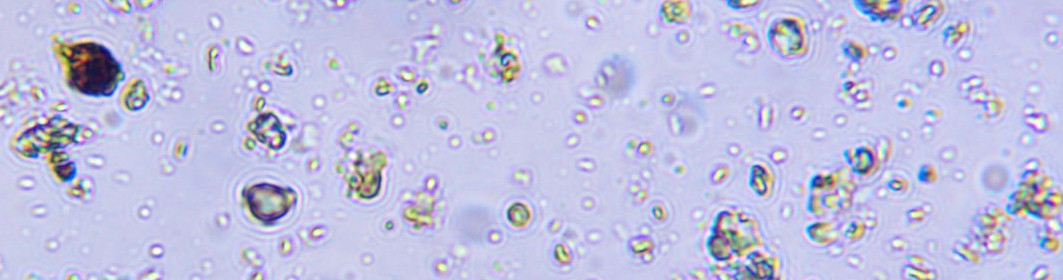
#> input picture practices/test001/m001-002.jpg, 1063 x 280 px
$ jupyter execute cell-count.ipynb
#> lines starting #> are read from the running program, lines starting #| are printed output that depends on the picture; after the words box and inside, x2 and y2 are one past the last pixel; in counts of white or black regions, pixels touching at a corner belong together
[cell 1]
import cv2
import numpy as np
from matplotlib import pyplot as plt
from scipy import ndimage
from skimage import io, color, measure

[cell 2]
def show_img(image, cmap="gray"):
    fig, ax = plt.subplots(figsize=(18,14))
    ax.imshow(image, cmap=cmap)
    return fig,ax

[cell 3]
img_filename = "m001-002.jpg"

img = cv2.imread(img_filename,0)
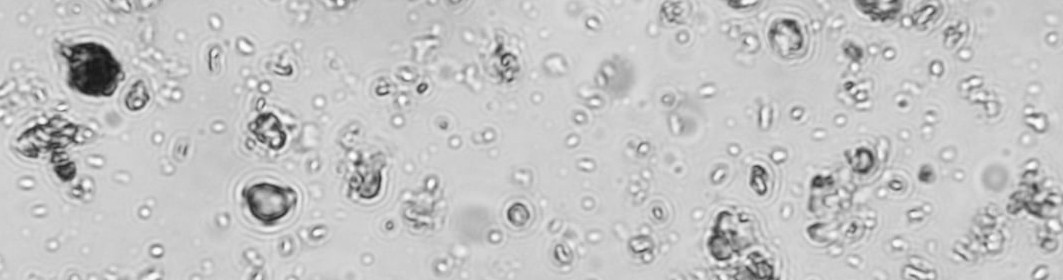
#> img: shape (280, 1063); min 21, max 255, mean 196
# show_img(img, cmap="gray")

[cell 4]
plt.hist(img.flat, bins=100, range=(0,255))
plt.show()
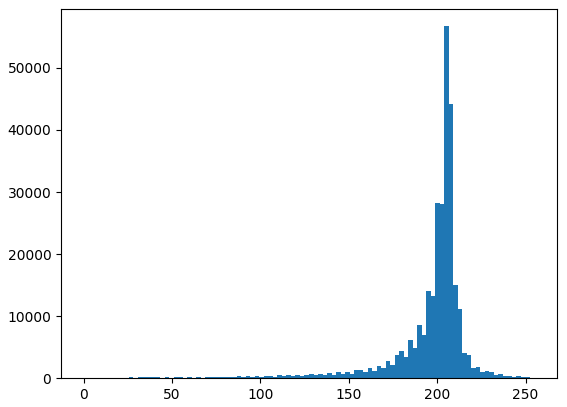
#> figure drawn by matplotlib, 1 panel; tallest bar 56725 high, from x = 204 to 206.5

[cell 5]
blur = cv2.GaussianBlur(img,(5,5),0)
ret, thresh = cv2.threshold(blur, 197, 255, cv2.THRESH_BINARY_INV)
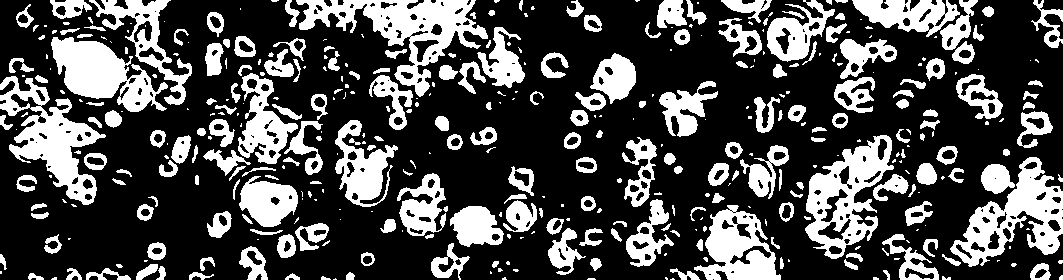
#> thresh: shape (280, 1063); 29.8% white; 411 white regions (188 under 20 px), largest, box (x1, y1, x2, y2) and area: (296, 0, 488, 97) 6068, (0, 76, 106, 205) 5034, (950, 157, 1063, 267) 4912
# ret, thresh = cv2.threshold(blur, 0, 255, cv2.THRESH_BINARY_INV+cv2.THRESH_OTSU)
# show_img(thresh)

[cell 6]
kernel = np.ones((3,3), np.uint8)
eroded = cv2.erode(thresh, kernel, iterations=1)
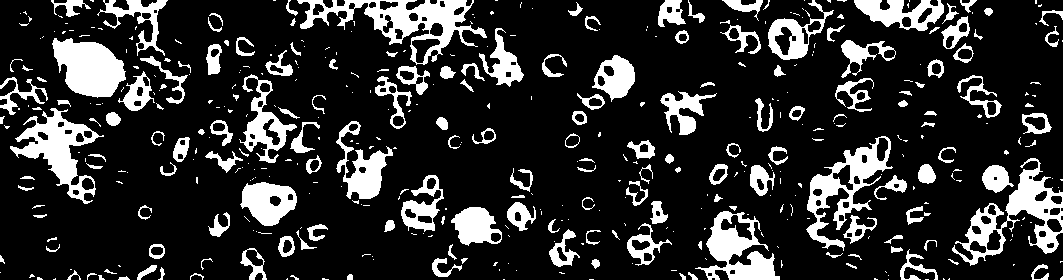
#> eroded: shape (280, 1063); 18.4% white; 441 white regions (265 under 20 px), largest, box (x1, y1, x2, y2) and area: (297, 0, 487, 65) 3947, (952, 158, 1063, 266) 3409, (10, 108, 104, 204) 3021
# show_img(eroded)

[cell 7]
dilated = cv2.dilate(eroded, kernel, iterations=1)
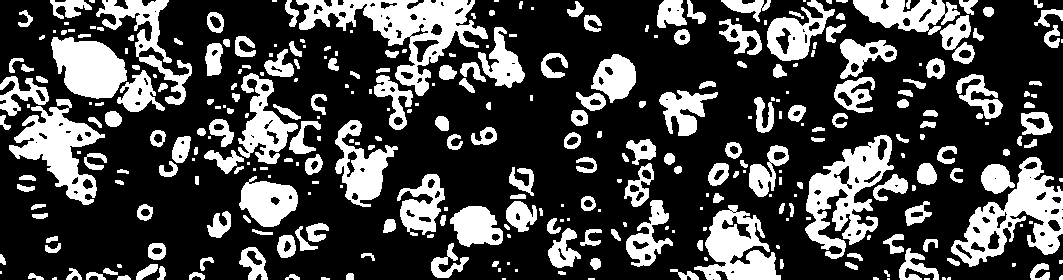
#> dilated: shape (280, 1063); 28.3% white; 331 white regions (102 under 20 px)
# show_img(dilated)

[cell 8]
labeled_mask, num_labels = ndimage.label(dilated)
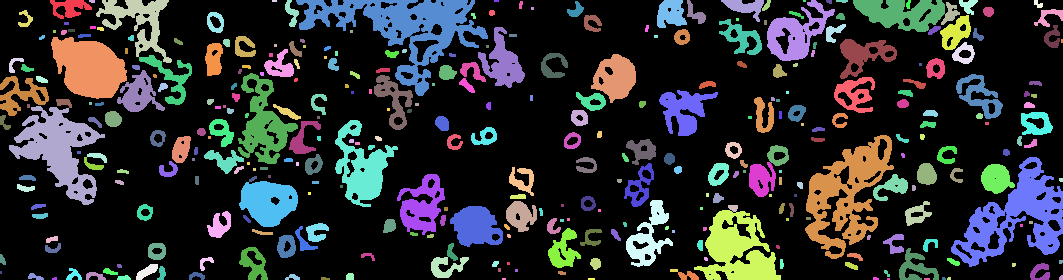
#> labeled_mask: shape (280, 1063) int32; 344 distinct labels, from 0 to 343; one colour per label, 0 black
#> num_labels = 343

[cell 9]
img2 = color.label2rgb(labeled_mask, bg_label=0)
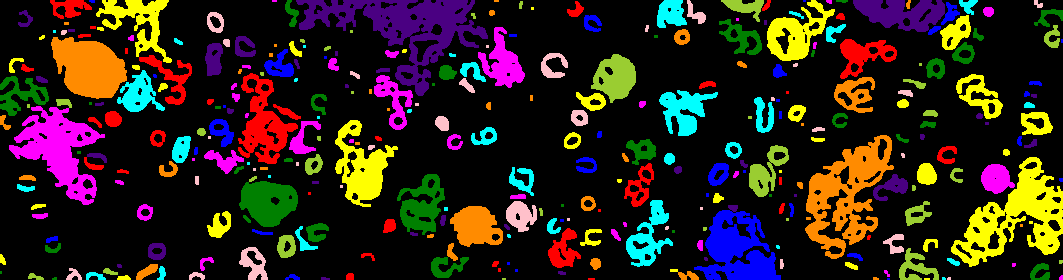
#> img2: shape (280, 1063, 3) float64; mean R, G, B 0.179, 0.134, 0.105
show_img(img2)

[cell 10]
clusters = measure.regionprops(labeled_mask, img)
#> clusters = 343 regions; largest, box (x1, y1, x2, y2) and area: (296, 0, 488, 96) 5997, (951, 157, 1063, 267) 4822, (805, 135, 894, 259) 4728, (9, 106, 105, 205) 3977, (694, 210, 781, 280) 3401

[cell 11]
from matplotlib.patches import Rectangle
fig, ax = plt.subplots(figsize=(18,14))

img_color = cv2.imread(img_filename,1)
#> img_color is the input picture: shape (280, 1063, 3); mean B, G, R 224.7, 192.5, 192
ax.imshow(cv2.cvtColor(img_color, cv2.COLOR_BGR2RGB))

for prop in clusters:
    #add rectangle to plot
    bbox = prop.bbox
    (y_min, x_min, y_max, x_max) = bbox
    if(prop.area > 30):
        ax.add_patch(Rectangle((x_min, y_min), (x_max - x_min), (y_max - y_min), fill=False, edgecolor="red"))
#> this loop made 343 passes
#> (y_min, x_min, y_max, x_max) on passes 1 to 3: (0, 50, 19, 92), (0, 89, 3, 95), (0, 96, 63, 172)

# display plot
plt.show()
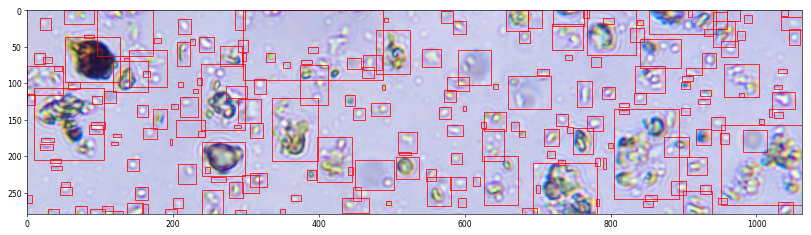
#> figure drawn by matplotlib, 1 panel

$ run again, with practices/test001/m001-01.jpg copied over practices/test001/m001-002.jpg
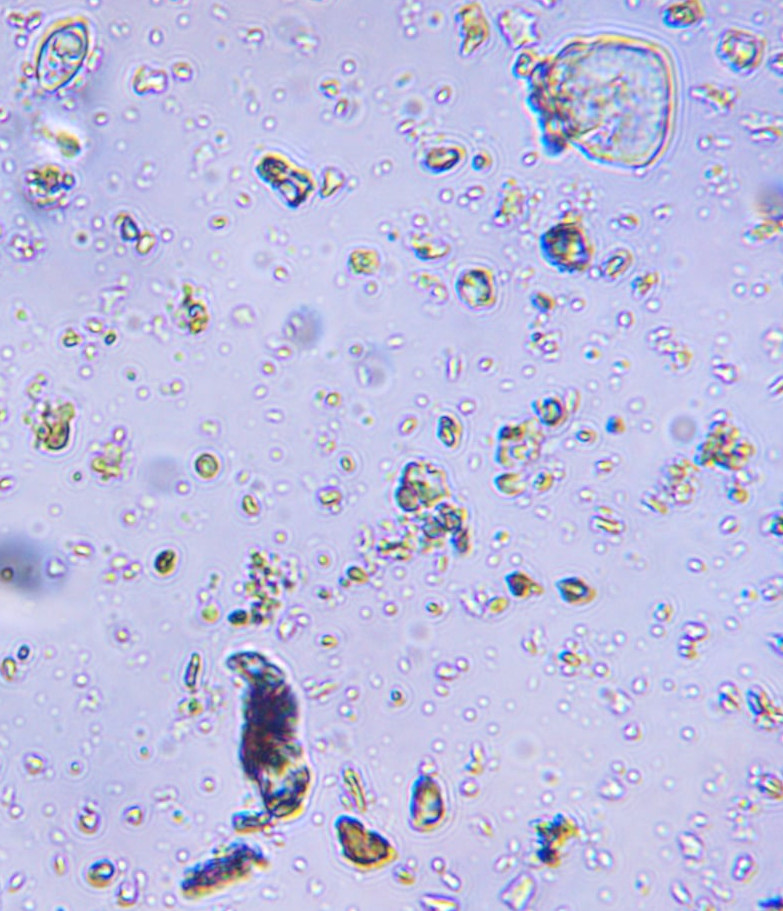
#> input picture practices/test001/m001-01.jpg, 783 x 911 px
#> thresh: shape (911, 783); 36.8% white; 871 white regions (408 under 20 px), largest, box (x1, y1, x2, y2) and area: (170, 0, 783, 312) 67866, (0, 0, 176, 348) 29252, (224, 650, 311, 847) 10078
#> eroded: shape (911, 783); 24.5% white; 916 white regions (577 under 20 px), largest, box (x1, y1, x2, y2) and area: (431, 0, 783, 253) 34723, (0, 0, 175, 316) 21652, (225, 651, 310, 837) 8989
#> dilated: shape (911, 783); 35.4% white; 692 white regions (218 under 20 px)
#> `labeled_mask, num_labels = ndimage.label(dilated)`:
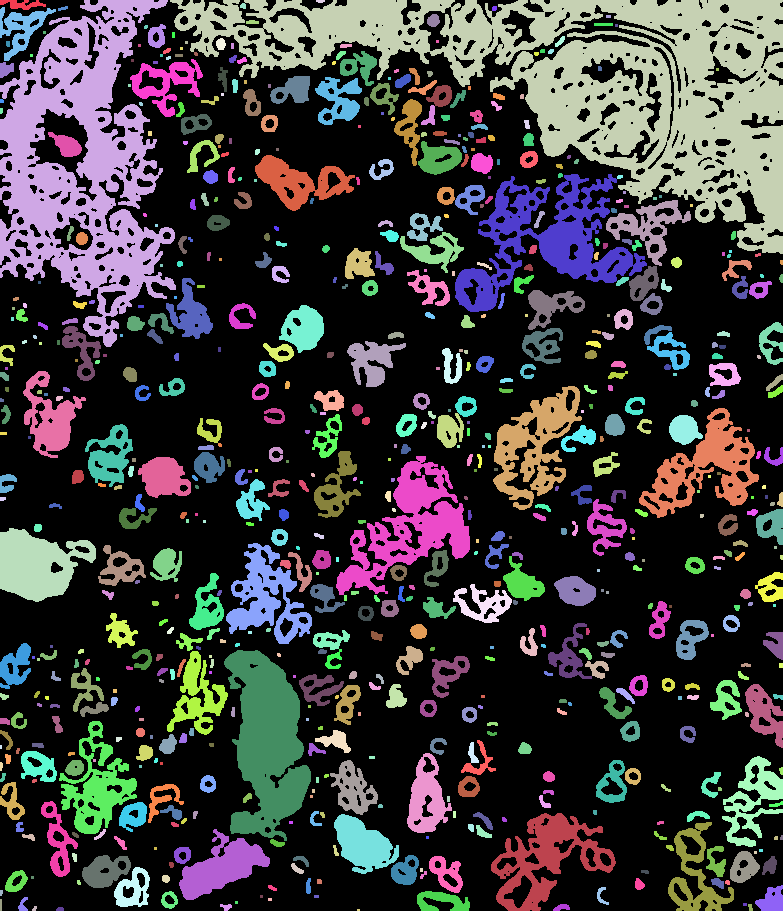
#> labeled_mask: shape (911, 783) int32; 713 distinct labels, from 0 to 712; one colour per label, 0 black
#> num_labels = 712
#> clusters = 712 regions; largest, box (x1, y1, x2, y2) and area: (170, 0, 783, 254) 54584, (0, 0, 176, 347) 28766, (224, 650, 311, 841) 9981, (455, 174, 647, 312) 9098, (336, 456, 470, 595) 7043
#> img_color is the input picture: shape (911, 783, 3); mean B, G, R 224.2, 190.5, 190.6
#> the loop `for prop in clusters:` made 712 passes
#> (y_min, x_min, y_max, x_max) on passes 1 to 3: (0, 0, 10, 46), (0, 0, 347, 176), (0, 170, 254, 783)
#> `plt.show()`:
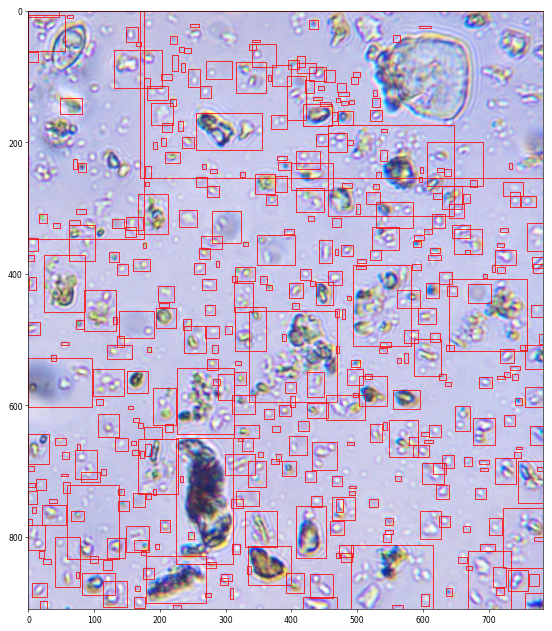
#> figure drawn by matplotlib, 1 panel

$ run again, with practices/test001/m001.jpg copied over practices/test001/m001-002.jpg
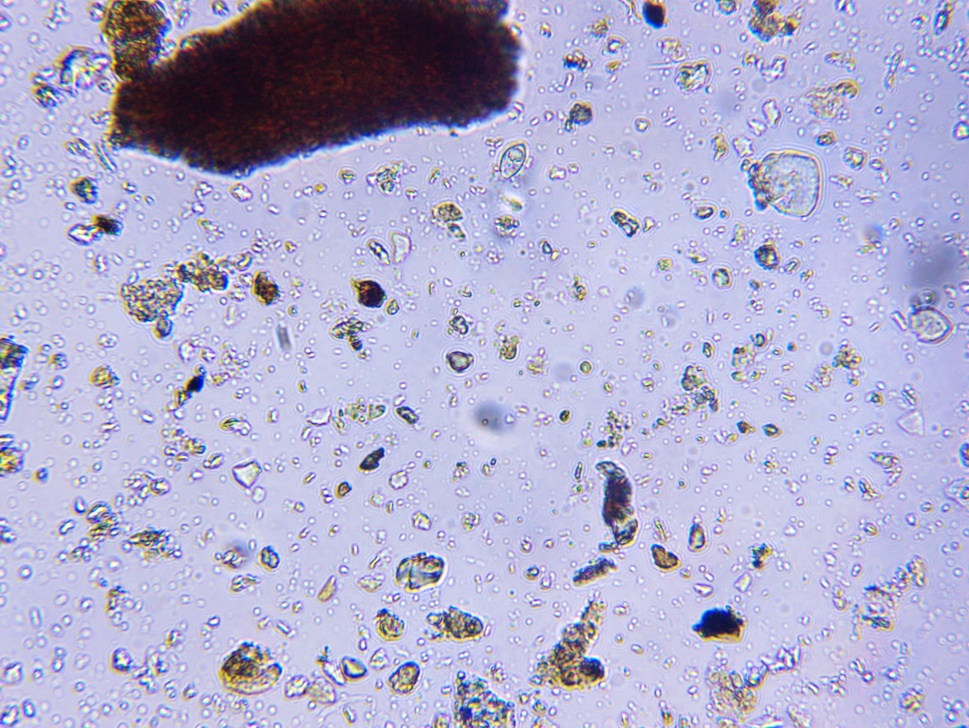
#> input picture practices/test001/m001.jpg, 969 x 728 px, shrunk from 1920 x 1442 before the run
#> thresh: shape (728, 969); 53.4% white; 2074 black regions (1511 under 20 px), largest, box (x1, y1, x2, y2) and area: (0, 134, 923, 728) 279822, (738, 671, 870, 728) 3261, (300, 136, 390, 190) 1260
#> eroded: shape (728, 969); 37.7% white; 1411 white regions (1058 under 20 px), largest, box (x1, y1, x2, y2) and area: (0, 0, 969, 728) 178982, (118, 160, 302, 340) 10844, (54, 468, 183, 564) 3400
#> dilated: shape (728, 969); 50.6% white; 1445 black regions (1059 under 20 px)
#> `labeled_mask, num_labels = ndimage.label(dilated)`:
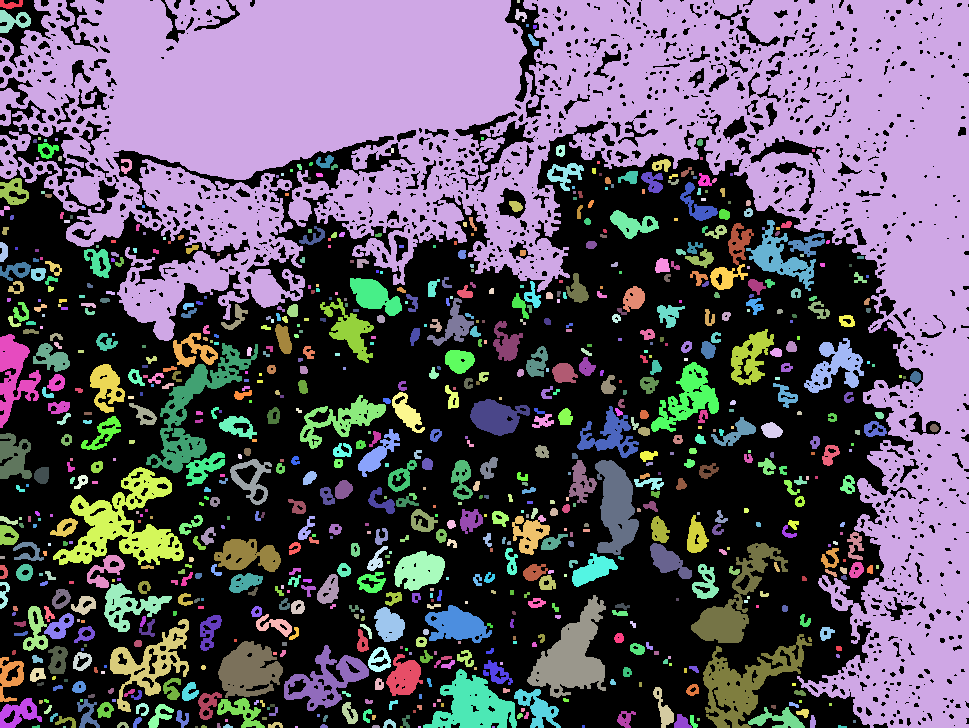
#> labeled_mask: shape (728, 969) int32; 873 distinct labels, from 0 to 872; one colour per label, 0 black
#> num_labels = 872
#> clusters = 872 regions; largest, box (x1, y1, x2, y2) and area: (0, 0, 969, 728) 232589, (53, 467, 184, 565) 5130, (527, 595, 606, 698) 3862, (703, 634, 812, 728) 3667, (146, 343, 258, 473) 3422
#> img_color is the input picture: shape (728, 969, 3); mean B, G, R 206.4, 174.1, 176.6
#> the loop `for prop in clusters:` made 872 passes
#> (y_min, x_min, y_max, x_max) on passes 1 to 3: (0, 0, 9, 23), (0, 0, 728, 969), (0, 517, 3, 520)
#> `plt.show()`:
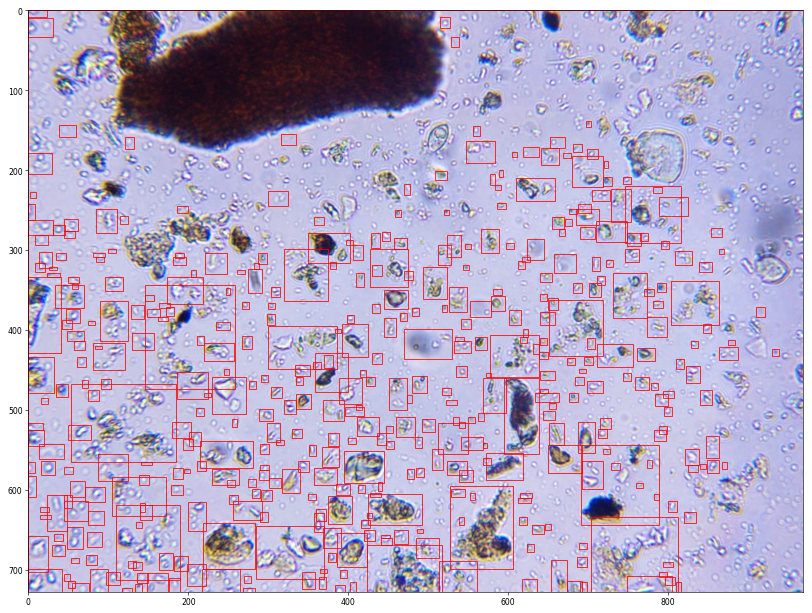
#> figure drawn by matplotlib, 1 panel
